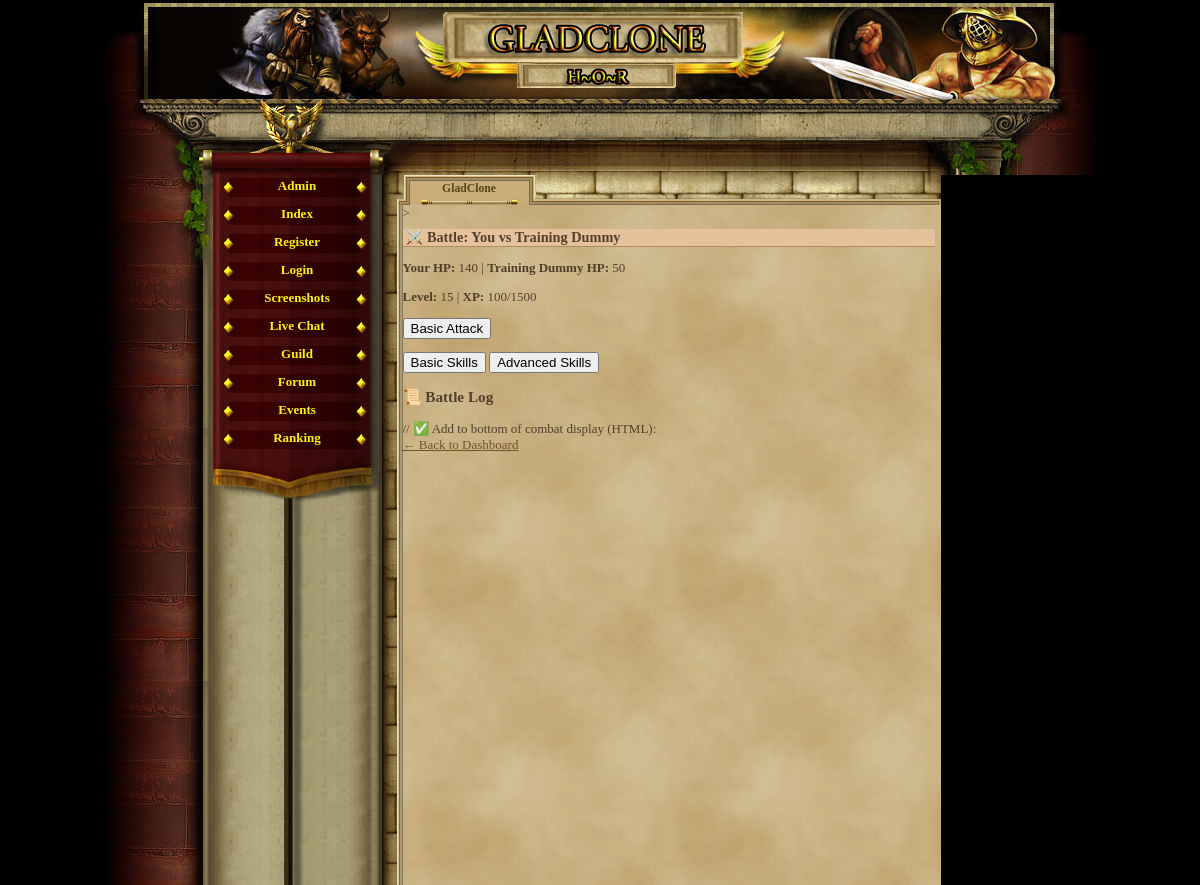
/battle.php (signed in), run on an earlier commit of the app's database.
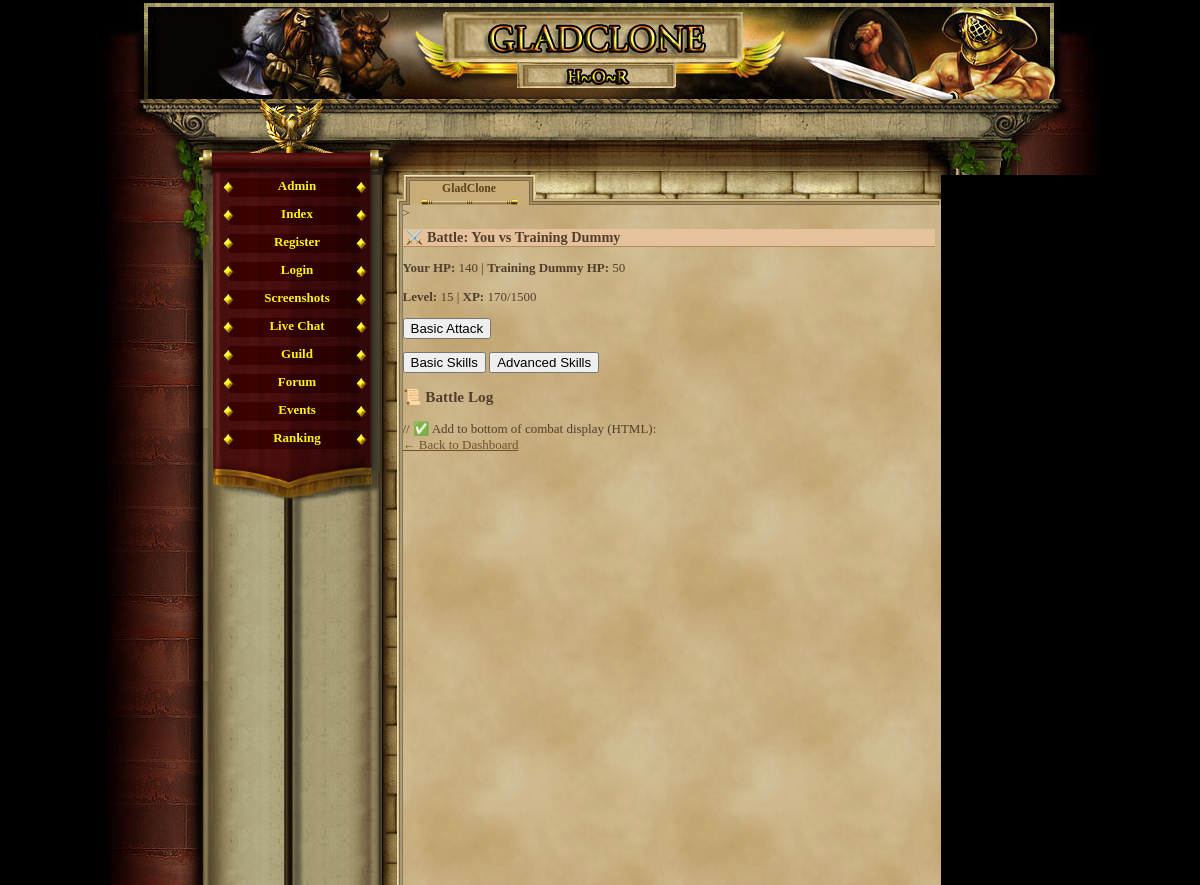
And on a later commit of the database.
### tables this page shows
CREATE TABLE `gracze` (
  `id` int(11) NOT NULL AUTO_INCREMENT,
  `gracz` int(11) NOT NULL DEFAULT '0',
  `login` varchar(24) NOT NULL,
  `haslo` varchar(40) NOT NULL,
  `email` varchar(40) NOT NULL,
  `plec` tinyint(4) NOT NULL DEFAULT '0',
  `avatar` tinyint(4) NOT NULL DEFAULT '1',
  `pregunta` text NOT NULL,
  `respuesta` text NOT NULL,
  `rank` int(1) NOT NULL DEFAULT '1',
  `nivel` int(1) NOT NULL DEFAULT '1',
  `exp` int(1) NOT NULL DEFAULT '0',
  `exp_max` int(1) NOT NULL DEFAULT '10',
  `honor` int(1) NOT NULL DEFAULT '0',
  `fama` int(1) NOT NULL DEFAULT '0',
  `victorias` int(1) NOT NULL DEFAULT '0',
  `perdidas` int(1) NOT NULL DEFAULT '0',
  `oro_robado` int(1) NOT NULL DEFAULT '0',
  `oro_perdido` int(1) NOT NULL DEFAULT '0',
  `atak` int(5) NOT NULL DEFAULT '0',
  `obrona` int(3) NOT NULL DEFAULT '0',
  `sila` int(1) NOT NULL DEFAULT '5',
  `sila_i` int(1) NOT NULL DEFAULT '0',
  `sila_max` int(1) NOT NULL DEFAULT '10',
  `zrecznosc` int(1) NOT NULL DEFAULT '5',
  `zrecznosc_i` int(1) NOT NULL DEFAULT '0',
  `zrecznosc_max` int(1) NOT NULL DEFAULT '10',
  `wyrzymalosc` int(1) NOT NULL DEFAULT '5',
  `wyrzymalosc_i` int(1) NOT NULL DEFAULT '0',
  `wyrzymalosc_max` int(1) NOT NULL DEFAULT '10',
  `constitucion` int(1) NOT NULL DEFAULT '5',
  `constitucion_i` int(1) NOT NULL DEFAULT '0',
  `constitucion_max` int(1) NOT NULL DEFAULT '10',
  `carisma` int(1) NOT NULL DEFAULT '5',
  `carisma_i` int(1) NOT NULL DEFAULT '0',
  `carisma_max` int(1) NOT NULL DEFAULT '10',
  `inteligencja` int(1) NOT NULL DEFAULT '5',
  `inteligencja_i` int(1) NOT NULL DEFAULT '0',
  `inteligencja_max` int(1) NOT NULL DEFAULT '10',
  `mdchance` int(1) NOT NULL DEFAULT '0',
  `dhchance` int(1) NOT NULL DEFAULT '0',
  `ctchance` int(1) NOT NULL DEFAULT '0',
  `zycie` int(100) NOT NULL DEFAULT '100',
  `zycie_max` int(100) NOT NULL DEFAULT '100',
  `obrazenia_min` int(1) NOT NULL DEFAULT '0',
  `obrazenia_max` int(3) NOT NULL DEFAULT '2',
  `zloto` int(100) NOT NULL DEFAULT '150',
  `zloto_skarbiec` int(11) NOT NULL,
  `punkty` int(11) NOT NULL,
  `pracuje` int(11) NOT NULL,
  `ostatnia_walka_pvp` int(11) NOT NULL,
  `ostatnia_walka_pvc` int(11) NOT NULL,
  `ostatnio_zregenerowano` int(11) NOT NULL,
  `titulo` varchar(24) NOT NULL DEFAULT 'Newbie',
  `arena_level` int(11) NOT NULL,
  `rubies` int(11) NOT NULL DEFAULT '0',
  `centurion_time` int(11) NOT NULL,
  `reportes` int(1) NOT NULL DEFAULT '0',
  `mensajes` int(1) NOT NULL DEFAULT '0',
  `noticias` int(1) NOT NULL DEFAULT '0',
  `bendicion1_type` int(11) NOT NULL,
  `bendicion1_time` int(11) NOT NULL,
  `bendicion2_type` int(11) NOT NULL,
  `bendicion2_time` int(11) NOT NULL,
  `bendicion3_type` int(11) NOT NULL,
  `bendicion3_time` int(11) NOT NULL,
  `bendicion4_type` int(11) NOT NULL,
  `bendicion4_time` int(11) NOT NULL,
  `ostatnia_aktywnosc` int(11) NOT NULL DEFAULT '0',
  `username_locked` tinyint(1) NOT NULL DEFAULT '0',
  `lock_login` tinyint(1) NOT NULL DEFAULT '0',
  `is_admin` tinyint(1) NOT NULL DEFAULT '0',
  `title` varchar(100) DEFAULT NULL,
  `is_banned` tinyint(1) NOT NULL DEFAULT '0',
  PRIMARY KEY (`id`),
  UNIQUE KEY `login` (`login`)
);

### battle.php (the view, shortened to what this page needs)
<?php
require_once('var/ustawienia.php');
require_once('gora_strony.php');
require_once('menu_l.php');
$player_id = $_SESSION['id'];
$stmt = $conn->prepare("SELECT * FROM gracze WHERE id = ?");
$stmt->bind_param("i", $player_id);
$stmt->execute();
$result = $stmt->get_result();
$player = $result->fetch_assoc();
$enemy_pool = [
    ['name' => 'Training Dummy', 'hp' => 50, 'min_dmg' => 0, 'max_dmg' => 5],
    ['name' => 'Fire Imp', 'hp' => 55, 'min_dmg' => 3, 'max_dmg' => 8],
    ['name' => 'Skeleton Warrior', 'hp' => 70, 'min_dmg' => 5, 'max_dmg' => 12],
    ['name' => 'Goblin Raider', 'hp' => 60, 'min_dmg' => 4, 'max_dmg' => 10],
    ['name' => 'Dark Sorcerer', 'hp' => 45, 'min_dmg' => 7, 'max_dmg' => 15],
];
if (!isset($_SESSION['enemy']) || !isset($_SESSION['battle_enemy_hp'])) {
    $enemy = $enemy_pool[array_rand($enemy_pool)];
} else {
    $enemy = $_SESSION['enemy'];
}
$player_hp = $_SESSION['battle_player_hp'];
$enemy_hp = $_SESSION['battle_enemy_hp'];
?>
>
<h2>⚔️ Battle: You vs <?= $enemy['name'] ?></h2>
<p><strong>Your HP:</strong> <?= $player_hp ?> | <strong><?= $enemy['name'] ?> HP:</strong> <?= $enemy_hp ?></p>
<p><strong>Level:</strong> <?= $player['nivel'] ?> | <strong>XP:</strong> <?= $player['exp'] ?>/<?= $player['nivel'] * 100 ?></p>
<?php if ($player_hp > 0 && $enemy_hp > 0): ?>
    <form method="post">
        <button type="submit" name="action" value="basic">Basic Attack</button>
    </form>
    <button onclick="showTab('basic')">Basic Skills</button>
    <button onclick="showTab('advanced')">Advanced Skills</button>
<?php elseif ($enemy_hp <= 0): ?>
    <h3>🎉 You defeated the <?= $enemy['name'] ?>!</h3>
    <form method="post"><button name="reset">Start New Battle</button></form>
    <a href="index.php">← Back</a>
<?php else: ?>
    <h3>💀 You were defeated.</h3>
    <form method="post"><button name="reset">Try Again</button></form>
    <a href="index.php">← Back</a>
<?php endif; ?>
<h3>📜 Battle Log</h3>
// ✅ Add to bottom of combat display (HTML):
<br><a href="index.php">← Back to Dashboard</a>

What changed in the data, as far as the page shows it:
changed gracze: exp "100" → "170"
